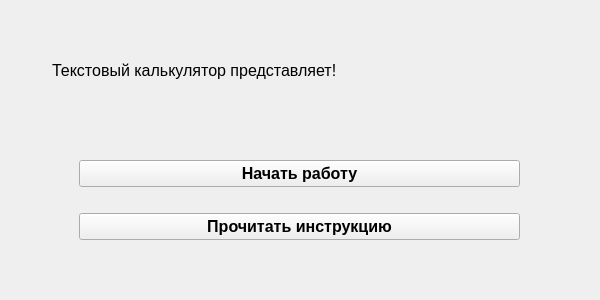
<?xml version="1.0" encoding="UTF-8"?>
<ui version="4.0">
 <class>MainWindow</class>
 <widget class="QMainWindow" name="MainWindow">
  <property name="geometry">
   <rect>
    <x>0</x>
    <y>0</y>
    <width>600</width>
    <height>300</height>
   </rect>
  </property>
  <property name="windowTitle">
   <string>Start</string>
  </property>
  <widget class="QWidget" name="centralwidget">
   <widget class="QWidget" name="verticalLayoutWidget">
    <property name="geometry">
     <rect>
      <x>79</x>
      <y>140</y>
      <width>441</width>
      <height>121</height>
     </rect>
    </property>
    <layout class="QVBoxLayout" name="verticalLayout">
     <item>
      <widget class="QPushButton" name="start">
       <property name="font">
        <font>
         <pointsize>12</pointsize>
         <weight>75</weight>
         <bold>true</bold>
        </font>
       </property>
       <property name="text">
        <string>Начать работу</string>
       </property>
      </widget>
     </item>
     <item>
      <widget class="QPushButton" name="read">
       <property name="font">
        <font>
         <pointsize>12</pointsize>
         <weight>75</weight>
         <bold>true</bold>
        </font>
       </property>
       <property name="text">
        <string>Прочитать инструкцию</string>
       </property>
      </widget>
     </item>
    </layout>
   </widget>
   <widget class="QLabel" name="label">
    <property name="geometry">
     <rect>
      <x>52</x>
      <y>20</y>
      <width>541</width>
      <height>101</height>
     </rect>
    </property>
    <property name="font">
     <font>
      <pointsize>12</pointsize>
     </font>
    </property>
    <property name="text">
     <string>Текстовый калькулятор представляет!</string>
    </property>
   </widget>
  </widget>
 </widget>
 <resources/>
 <connections/>
</ui>
